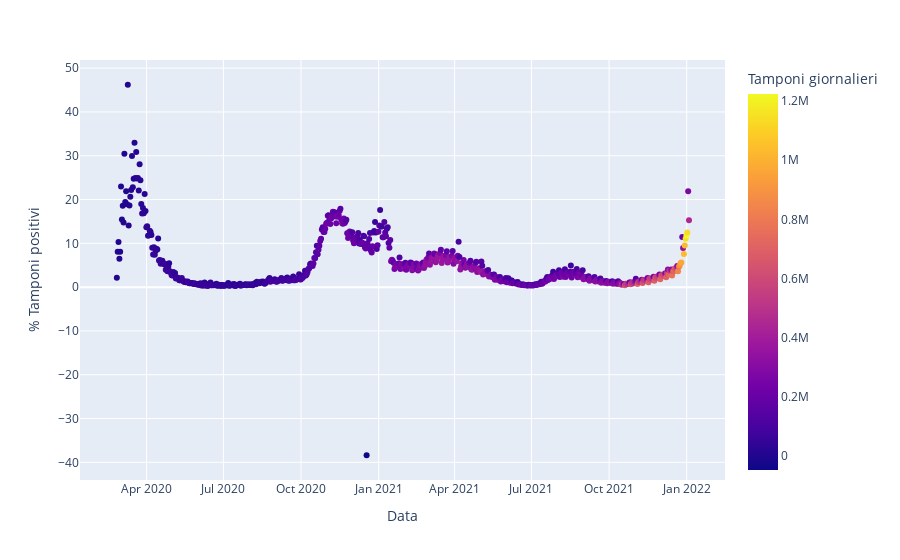

This figure's notebook cell:
### Code cell
fig=px.scatter(data_frame=temp_df,
              x='Data',
              y='% Tamponi positivi',
              color='Tamponi giornalieri')
fig.show()

### Figure 1 — Plotly figure (JSON) as saved in the notebook; plotly's stock layout.template omitted (floating-point values rounded to 4 significant figures; data arrays with more than 128 entries replaced by an {"elided": "..."} marker saying what was removed)
{"data": [{"hovertemplate": "Data=%{x}<br>% Tamponi positivi=%{y}<br>Tamponi giornalieri=%{marker.color}<extra></extra>", "legendgroup": "", "marker": {"color": {"elided": "680 int values"}, "coloraxis": "coloraxis", "symbol": "circle"}, "mode": "markers", "name": "", "orientation": "v", "showlegend": false, "type": "scatter", "x": {"elided": "680 str values"}, "xaxis": "x", "y": {"elided": "680 float values"}, "yaxis": "y"}], "layout": {"coloraxis": {"colorbar": {"title": {"text": "Tamponi giornalieri"}}, "colorscale": [[0, "#0d0887"], [0.1111, "#46039f"], [0.2222, "#7201a8"], [0.3333, "#9c179e"], [0.4444, "#bd3786"], [0.5556, "#d8576b"], [0.6667, "#ed7953"], [0.7778, "#fb9f3a"], [0.8889, "#fdca26"], [1, "#f0f921"]]}, "legend": {"tracegroupgap": 0}, "margin": {"t": 60}, "xaxis": {"anchor": "y", "domain": [0, 1], "title": {"text": "Data"}}, "yaxis": {"anchor": "x", "domain": [0, 1], "title": {"text": "% Tamponi positivi"}}}}
